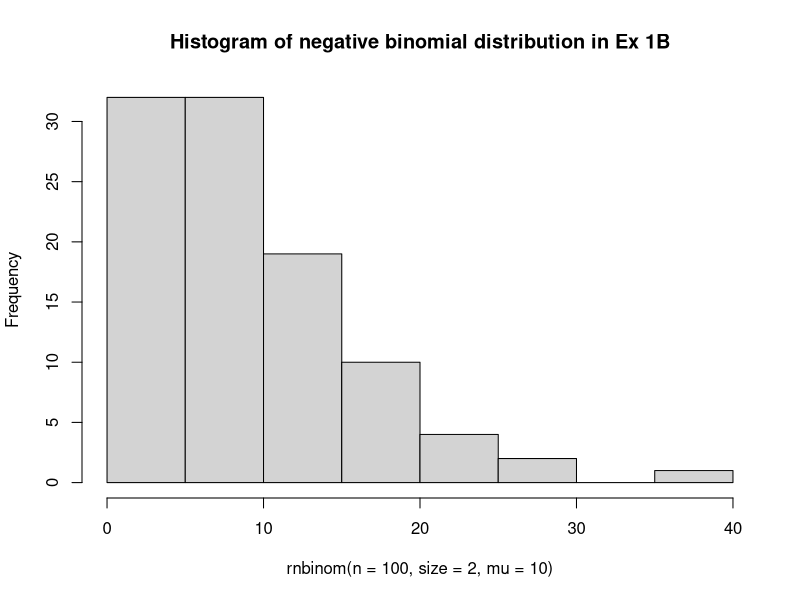
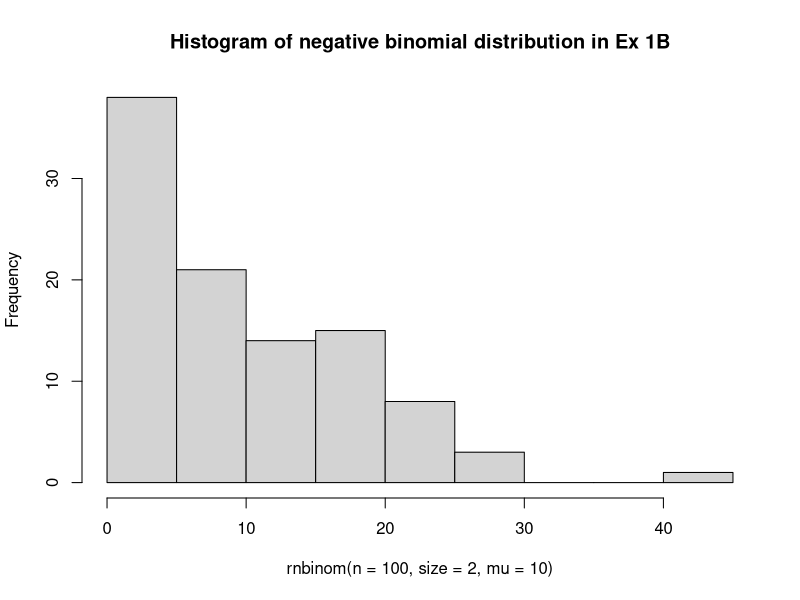
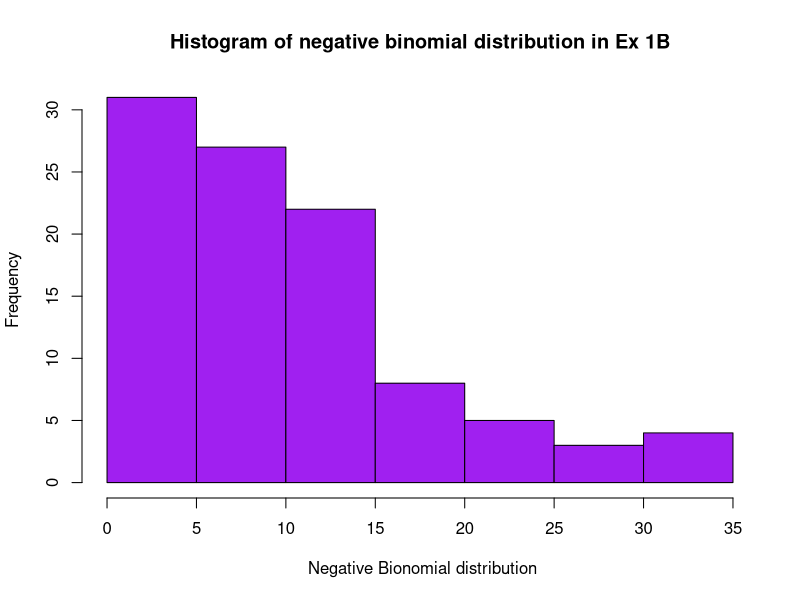
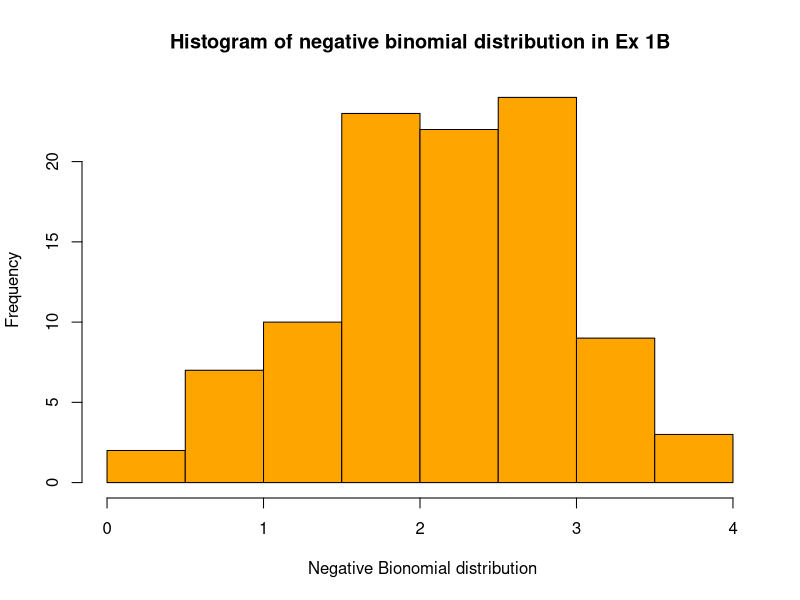

The R script that drew these images, in order:
## ---- chunk 1
library(ggplot2)
## ---- chunk 2
mu=mean=10
#dispersion=2
#variance=(mu+mu^2)*dispersion
variance=10+10^2*2
variance
## ---- chunk 3
#rnbinom(n, size, prob, mu) #rnbinom(n, size, prob, mu) n=number of observations| size=dispersion parameter | prob= probability of success in each trial | mu= alterniative parameterization via mean
rnbinom(n=100, size=2, mu=10)

## ---- chunk 4
hist(rnbinom(n=100, size=2, mu=10),
     main="Histogram of negative binomial distribution in Ex 1B") 
## ---- chunk 5
hist(rnbinom(n=100, size=2, mu=10),
     breaks = "Sturges",
     main="Histogram of negative binomial distribution in Ex 1B")
## ---- chunk 6
hist(rnbinom(n=100, size=2, mu=10),
     main="Histogram of negative binomial distribution in Ex 1B",
     xlab=" Negative Bionomial distribution",
     ylab="Frequency",
     col="purple")
## ---- chunk 7
hist(log(rnbinom(n=100, size=2, mu=10)+1),
     main="Histogram of negative binomial distribution in Ex 1B",
     xlab=" Negative Bionomial distribution",
     ylab="Frequency",
     col="orange")
## ---- chunk 8
variance<-10+10^2*2
mean<-10
